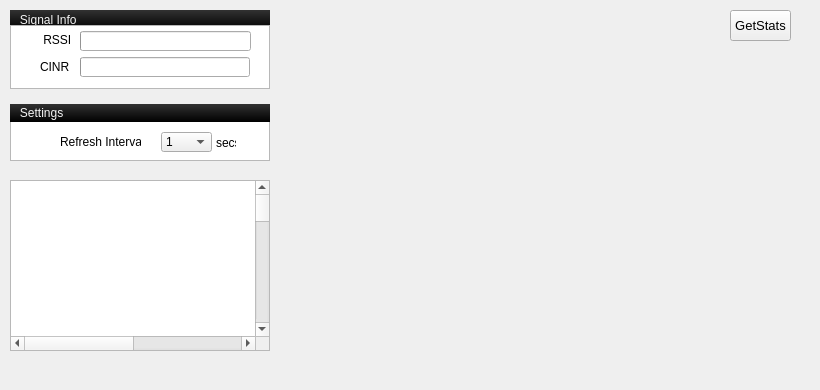
    <widget class="QWidget" name="debugTool">
     <attribute name="title">
      <string>    Statistics    </string>
     </attribute>
     <widget class="QPushButton" name="GetModStats">
      <property name="geometry">
       <rect>
        <x>730</x>
        <y>10</y>
        <width>61</width>
        <height>31</height>
       </rect>
      </property>
      <property name="font">
       <font>
        <family>Lucida Grande</family>
        <pointsize>10</pointsize>
        <weight>9</weight>
        <italic>false</italic>
        <bold>false</bold>
       </font>
      </property>
      <property name="styleSheet">
       <string notr="true">font: 75 10pt &quot;Lucida Grande&quot;;

</string>
      </property>
      <property name="text">
       <string>GetStats</string>
      </property>
     </widget>
     <widget class="QLabel" name="stats_bg">
      <property name="geometry">
       <rect>
        <x>-10</x>
        <y>0</y>
        <width>811</width>
        <height>381</height>
       </rect>
      </property>
      <property name="styleSheet">
       <string notr="true"/>
      </property>
      <property name="text">
       <string/>
      </property>
     </widget>
     <widget class="QTableWidget" name="statTableWidget">
      <property name="geometry">
       <rect>
        <x>10</x>
        <y>180</y>
        <width>260</width>
        <height>171</height>
       </rect>
      </property>
      <property name="autoScroll">
       <bool>false</bool>
      </property>
      <property name="editTriggers">
       <set>QAbstractItemView::NoEditTriggers</set>
      </property>
      <property name="tabKeyNavigation">
       <bool>true</bool>
      </property>
      <property name="selectionMode">
       <enum>QAbstractItemView::ExtendedSelection</enum>
      </property>
      <property name="selectionBehavior">
       <enum>QAbstractItemView::SelectRows</enum>
      </property>
      <property name="horizontalScrollMode">
       <enum>QAbstractItemView::ScrollPerItem</enum>
      </property>
      <property name="showGrid">
       <bool>false</bool>
      </property>
      <property name="cornerButtonEnabled">
       <bool>true</bool>
      </property>
      <property name="rowCount">
       <number>91</number>
      </property>
      <property name="columnCount">
       <number>2</number>
      </property>
      <attribute name="horizontalHeaderVisible">
       <bool>false</bool>
      </attribute>
      <attribute name="horizontalHeaderDefaultSectionSize">
       <number>150</number>
      </attribute>
      <attribute name="verticalHeaderVisible">
       <bool>false</bool>
      </attribute>
      <row/>
      <row/>
      <row/>
      <row/>
      <row/>
      <row/>
      <row/>
      <row/>
      <row/>
      <row/>
      <row/>
      <row/>
      <row/>
      <row/>
      <row/>
      <row/>
      <row/>
      <row/>
      <row/>
      <row/>
      <row/>
      <row/>
      <row/>
      <row/>
      <row/>
      <row/>
      <row/>
      <row/>
      <row/>
      <row/>
      <row/>
      <row/>
      <row/>
      <row/>
      <row/>
      <row/>
      <row/>
      <row/>
      <row/>
      <row/>
      <row/>
      <row/>
      <row/>
      <row/>
      <row/>
      <row/>
      <row/>
      <row/>
      <row/>
      <row/>
      <row/>
      <row/>
      <row/>
      <row/>
      <row/>
      <row/>
      <row/>
      <row/>
      <row/>
      <row/>
      <row/>
      <row/>
      <row/>
      <row/>
      <row/>
      <row/>
      <row/>
      <row/>
      <row/>
      <row/>
      <row/>
      <row/>
      <row/>
      <row/>
      <row/>
      <row/>
      <row/>
      <row/>
      <row/>
      <row/>
      <row/>
      <row/>
      <row/>
      <row/>
      <row/>
      <row/>
      <row/>
      <row/>
      <row/>
      <row/>
      <row/>
      <column>
       <property name="text">
        <string>Parameter</string>
       </property>
      </column>
      <column>
       <property name="text">
        <string>Values</string>
       </property>
      </column>
     </widget>
     <widget class="QLabel" name="label_38">
      <property name="geometry">
       <rect>
        <x>10</x>
        <y>10</y>
        <width>260</width>
        <height>20</height>
       </rect>
      </property>
      <property name="styleSheet">
       <string notr="true">background-color: qlineargradient(spread:pad, x1:0, y1:0.029, x2:0, y2:1, stop:0 rgba(48, 48, 48, 255), stop:1 rgba(0, 0, 0, 255));
font: 75 10pt &quot;Trebuchet MS&quot;;
color:#f4f4f4;</string>
      </property>
      <property name="text">
       <string>   Signal Info</string>
      </property>
     </widget>
     <widget class="QListView" name="listView_6">
      <property name="geometry">
       <rect>
        <x>10</x>
        <y>25</y>
        <width>260</width>
        <height>64</height>
       </rect>
      </property>
     </widget>
     <widget class="QLabel" name="rssiValueEdit">
      <property name="geometry">
       <rect>
        <x>224</x>
        <y>34</y>
        <width>40</width>
        <height>16</height>
       </rect>
      </property>
      <property name="text">
       <string/>
      </property>
     </widget>
     <widget class="QLabel" name="cinrValueEdit">
      <property name="geometry">
       <rect>
        <x>224</x>
        <y>58</y>
        <width>40</width>
        <height>16</height>
       </rect>
      </property>
      <property name="text">
       <string/>
      </property>
     </widget>
     <widget class="QProgressBar" name="RSSIProgressBar">
      <property name="geometry">
       <rect>
        <x>80</x>
        <y>31</y>
        <width>171</width>
        <height>20</height>
       </rect>
      </property>
      <property name="styleSheet">
       <string notr="true">color:#0065a4;</string>
      </property>
      <property name="value">
       <number>0</number>
      </property>
      <property name="format">
       <string/>
      </property>
     </widget>
     <widget class="QProgressBar" name="CINRProgressBar">
      <property name="geometry">
       <rect>
        <x>80</x>
        <y>57</y>
        <width>170</width>
        <height>20</height>
       </rect>
      </property>
      <property name="styleSheet">
       <string notr="true">color:#0065a4;</string>
      </property>
      <property name="value">
       <number>0</number>
      </property>
      <property name="format">
       <string/>
      </property>
     </widget>
     <widget class="QLabel" name="rssi">
      <property name="geometry">
       <rect>
        <x>40</x>
        <y>30</y>
        <width>30</width>
        <height>20</height>
       </rect>
      </property>
      <property name="styleSheet">
       <string notr="true"/>
      </property>
      <property name="text">
       <string> RSSI</string>
      </property>
      <property name="scaledContents">
       <bool>true</bool>
      </property>
     </widget>
     <widget class="QLabel" name="cinr">
      <property name="geometry">
       <rect>
        <x>40</x>
        <y>56</y>
        <width>30</width>
        <height>21</height>
       </rect>
      </property>
      <property name="styleSheet">
       <string notr="true"/>
      </property>
      <property name="text">
       <string>CINR</string>
      </property>
      <property name="scaledContents">
       <bool>true</bool>
      </property>
     </widget>
     <widget class="QListView" name="listView_7">
      <property name="geometry">
       <rect>
        <x>10</x>
        <y>120</y>
        <width>260</width>
        <height>41</height>
       </rect>
      </property>
     </widget>
     <widget class="QLabel" name="refresh">
      <property name="geometry">
       <rect>
        <x>60</x>
        <y>132</y>
        <width>81</width>
        <height>20</height>
       </rect>
      </property>
      <property name="styleSheet">
       <string notr="true"/>
      </property>
      <property name="text">
       <string>Refresh Interval</string>
      </property>
      <property name="scaledContents">
       <bool>true</bool>
      </property>
     </widget>
     <widget class="QComboBox" name="m_editRefreshInterval">
      <property name="geometry">
       <rect>
        <x>161</x>
        <y>132</y>
        <width>51</width>
        <height>20</height>
       </rect>
      </property>
      <item>
       <property name="text">
        <string>1</string>
       </property>
      </item>
      <item>
       <property name="text">
        <string>2</string>
       </property>
      </item>
      <item>
       <property name="text">
        <string>3</string>
       </property>
      </item>
      <item>
       <property name="text">
        <string>4</string>
       </property>
      </item>
      <item>
       <property name="text">
        <string>5</string>
       </property>
      </item>
      <item>
       <property name="text">
        <string>6</string>
       </property>
      </item>
      <item>
       <property name="text">
        <string>7</string>
       </property>
      </item>
      <item>
       <property name="text">
        <string>8</string>
       </property>
      </item>
      <item>
       <property name="text">
        <string>9</string>
       </property>
      </item>
      <item>
       <property name="text">
        <string>10</string>
       </property>
      </item>
      <item>
       <property name="text">
        <string>11</string>
       </property>
      </item>
      <item>
       <property name="text">
        <string>12</string>
       </property>
      </item>
      <item>
       <property name="text">
        <string>13</string>
       </property>
      </item>
      <item>
       <property name="text">
        <string>14</string>
       </property>
      </item>
      <item>
       <property name="text">
        <string>15</string>
       </property>
      </item>
     </widget>
     <widget class="QLabel" name="second">
      <property name="geometry">
       <rect>
        <x>216</x>
        <y>133</y>
        <width>20</width>
        <height>20</height>
       </rect>
      </property>
      <property name="styleSheet">
       <string notr="true"/>
      </property>
      <property name="text">
       <string>secs</string>
      </property>
     </widget>
     <widget class="QLabel" name="label_39">
      <property name="geometry">
       <rect>
        <x>10</x>
        <y>104</y>
        <width>260</width>
        <height>18</height>
       </rect>
      </property>
      <property name="styleSheet">
       <string notr="true">background-color: qlineargradient(spread:pad, x1:0, y1:0.029, x2:0, y2:1, stop:0 rgba(48, 48, 48, 255), stop:1 rgba(0, 0, 0, 255));
font: 75 10pt &quot;Trebuchet MS&quot;;
color:#f4f4f4;</string>
      </property>
      <property name="text">
       <string>   Settings</string>
      </property>
     </widget>
    </widget>
